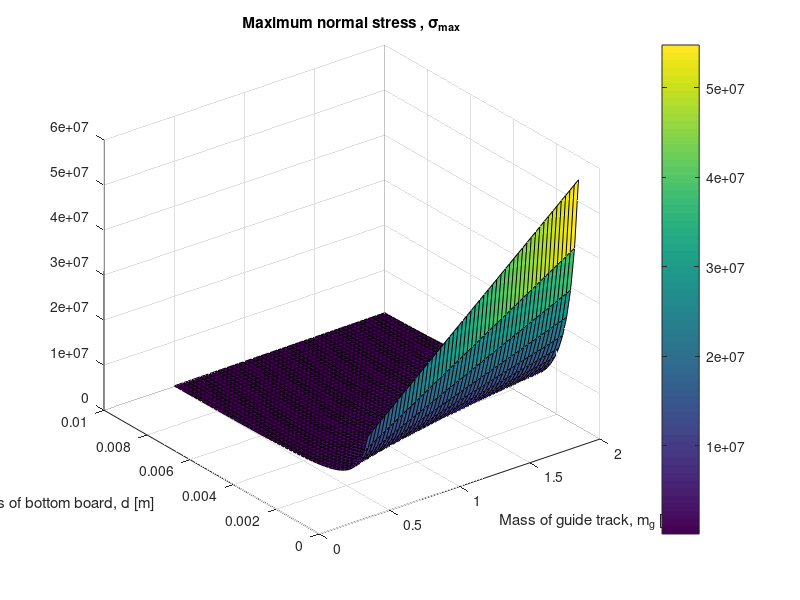
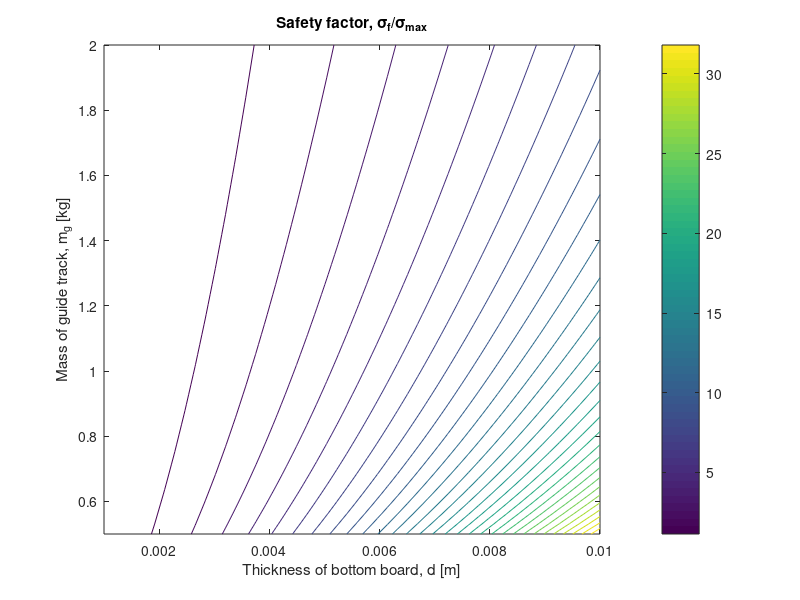

Write the MATLAB code that produced these figures, in order.
d = linspace(1e-3,1e-2,50);
P = linspace(0.5,2,50); 

[p,D] = meshgrid(P,d);
sigma0 = -94.5+27.4.* p./(D.^2);
sigma = 4500000./sigma0;


% Plotting
figure;
surf(p,D,sigma0);
colorbar;
ylabel("Thickness of bottom board, d [m]");
xlabel("Mass of guide track, m_g [kg]");
title("Maximum normal stress , σ_{max}");
figure;
contour(D,p,sigma,30);
colorbar;
xlabel("Thickness of bottom board, d [m]");
ylabel("Mass of guide track, m_g [kg]");
title("Safety factor, σ_f/σ_{max}");